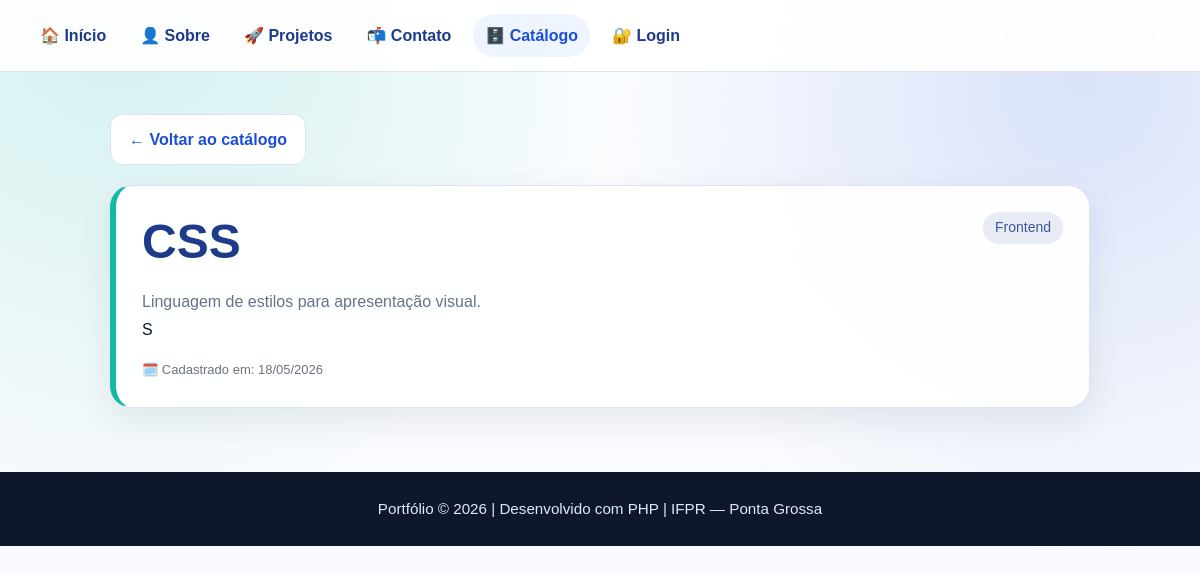
/detalhe.php?id=2, run on the app's committed database.
### tables this page shows
CREATE TABLE tecnologias (
    id          INT UNSIGNED  NOT NULL AUTO_INCREMENT,
    nome        VARCHAR(100)  NOT NULL,
    categoria   VARCHAR(50)   NOT NULL,
    descricao   TEXT,
    ano_criacao INT,
    status      ENUM('ativo','inativo') NOT NULL DEFAULT 'ativo',
    criado_em   DATETIME      NOT NULL DEFAULT CURRENT_TIMESTAMP,
    PRIMARY KEY (id)
);

### detalhe.php (the view, shortened to what this page needs)
<?php
$id = filter_input(INPUT_GET, 'id', FILTER_VALIDATE_INT);
$pdo = conectar();
$stmt = $pdo->prepare(
"SELECT * FROM tecnologias
WHERE id = :id
AND status = 'ativo'
LIMIT 1"
);
$stmt->execute([':id' => $id]);
$tec = $stmt->fetch();
?>
<!DOCTYPE html>
<html lang="pt-BR">
<head>
<?php include __DIR__ . '/includes/cabecalho.php'; ?>
</head>
<body>
<div class="container">
<a href="catalogo.php" class="btn-secundario"
style="display: inline-block; margin-bottom: 20px;">← Voltar ao catálogo</a>
<div class="card">
<div style="display: flex; justify-content: space-between; align-items: flex-start; margin-bottom: 16px;">
<h1 class="titulo-secao" style="margin: 0;">
<?php echo htmlspecialchars($tec['nome']); ?>
</h1>
<span style="background: #e8edf5; color: #3b579d; padding: 4px 12px;
border-radius: 20px; font-size: 14px; white-space: nowrap; margin-left: 12px;">
<?php echo htmlspecialchars($tec['categoria']); ?>
</span>
</div>
<p><?php echo htmlspecialchars($tec['descricao']); ?></p>S
<p style="font-size: 13px; color: #6b7280; margin-top: 16px;">
🗓️ Cadastrado em:
<?php echo date('d/m/Y', strtotime($tec['criado_em'])); ?>
</p>
</div>
</div>
<?php include __DIR__ . '/includes/rodape.php'; ?>
</body>
</html>

### includes/style.css (style rules this page uses)
* { box-sizing: border-box; margin: 0; padding: 0; }
:root { --bg: #f6f8fb; --surface: #ffffff; --surface-soft: #eef5ff; --text: #111827; --muted: #64748b; --primary: #1d4ed8; --primary-dark: #1e3a8a; --accent: #14b8a6; --gold: #f59e0b; --danger: #dc2626; --success: #16a34a; --border: #dbe4f0; --shadow: 0 18px 50px rgba(15, 23, 42, 0.12); }
body { min-height: 100vh; font-family: Arial, Helvetica, sans-serif; background: radial-gradient(circle at 10% 0%, rgba(20, 184, 166, 0.18), transparent 32rem), radial-gradient(circle at 90% 10%, rgba(29, 78, 216, 0.15), transparent 30rem), linear-gradient(180deg, #fbfdff 0%, var(--bg) 100%); color: var(--text); line-height: 1.7; }
.container, main { width: min(980px, calc(100% - 32px)); margin: 42px auto; }
h1, h2, h3, .titulo-secao { color: var(--primary-dark); line-height: 1.25; }
.titulo-secao { margin-bottom: 24px; font-size: clamp(2rem, 5vw, 3rem); }
.card, .form-container { background: rgba(255, 255, 255, 0.96); border: 1px solid var(--border); border-left: 6px solid var(--accent); border-radius: 22px; padding: 26px; margin-bottom: 18px; box-shadow: 0 12px 34px rgba(15, 23, 42, 0.08); }
.card p, .card li { color: var(--muted); }
.btn-primario, .btn-secundario, .btn-perigo, button { display: inline-block; border-radius: 12px; padding: 11px 18px; font-weight: 700; text-decoration: none; cursor: pointer; transition: transform 0.2s ease, box-shadow 0.2s ease, background 0.2s ease; }
.btn-secundario { background: #ffffff; color: var(--primary); border: 1px solid var(--border); }

### data on the page
tecnologias: nome "CSS", categoria "Frontend", descricao "Linguagem de estilos para apresentação visual.", criado_em "18/05/2026"

### other printed values
$autor "Portfólio"
